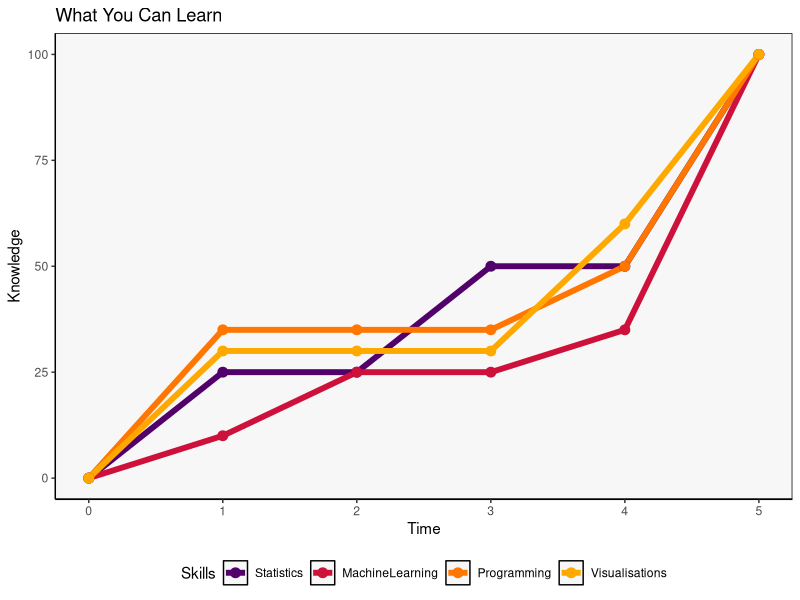
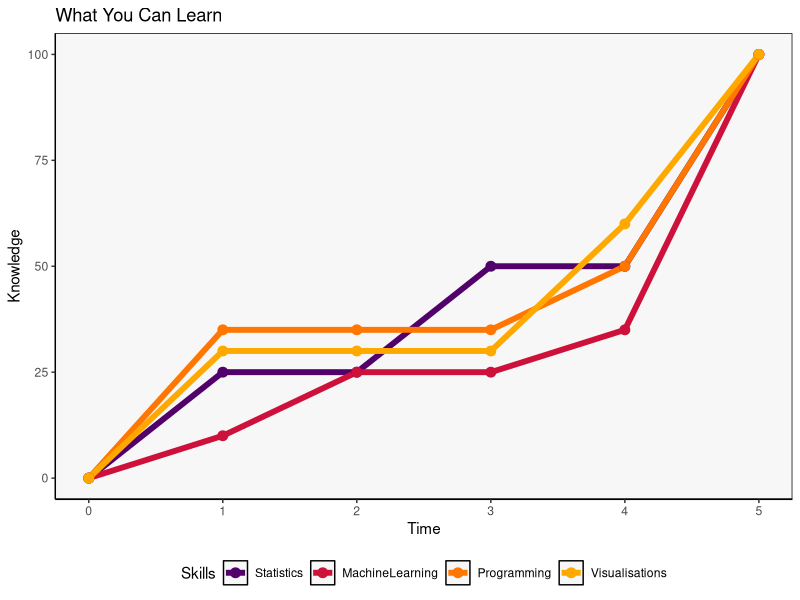

Write R code to recreate these figures, in order.
##############################################################################
# Script name: r-script-template.R
# Purpose:
# Author: 
# Date Created: 2021-07-24
# Copyright (c) Phillip Hungerford, 2021
# Email: phillip.hungerford@gmail.com
##############################################################################
# Notes:
# This is to create a plot as a title for my website on github.
# Objective: line graph with beautiful colours.
##############################################################################
options(scipen = 6, digits = 4) 

##############################################################################
# Dependencies: 
library(ggplot2)

##############################################################################
# Create data for plot
df <- data.frame(x = seq(0,5,1),
                 Statistics = c(0,25,25,50,50,100),
                 MachineLearning = c(0,10,25,25,35,100),
                 Programming = c(0,35,35,35,50,100),
                 Visualisations = c(0,30,30,30,60,100)
)

# Tidy data for ggplot
mdf <- reshape2::melt(df, id.var = "x")

# Rename variable to provide more meaning
names(mdf)[names(mdf) == "variable"] <- "Skills"

#=============================================================================
# Plot characteristics
# Colour palette from (https://colorhunt.co/palette/52006acd113bff7600ffa900)
colors <- c("#52006A", "#CD113B", "#FF7600", "#FFA900")
size_line <- 2
size_point <- 3

# Build plot
p <- 
  ggplot(mdf, (aes(x = x, y=value, color = Skills))) + 
  
  geom_line(size=size_line) + 
  geom_point(size=size_point) +
  scale_color_manual(values=colors) + 
  labs(title = "What You Can Learn", y="Knowledge",x = "Time") + 
  
  theme(panel.grid.major = element_blank(), panel.grid.minor = element_blank(),
        panel.background = element_rect(fill = "#f7f7f7", colour = "black"), axis.line = element_line(colour = "black"), legend.position="bottom")

# Preview & save
print(p)
ggsave(filename = 'index-plot.png', dpi = 320)
##############################################################################
#################################### END #####################################
##############################################################################